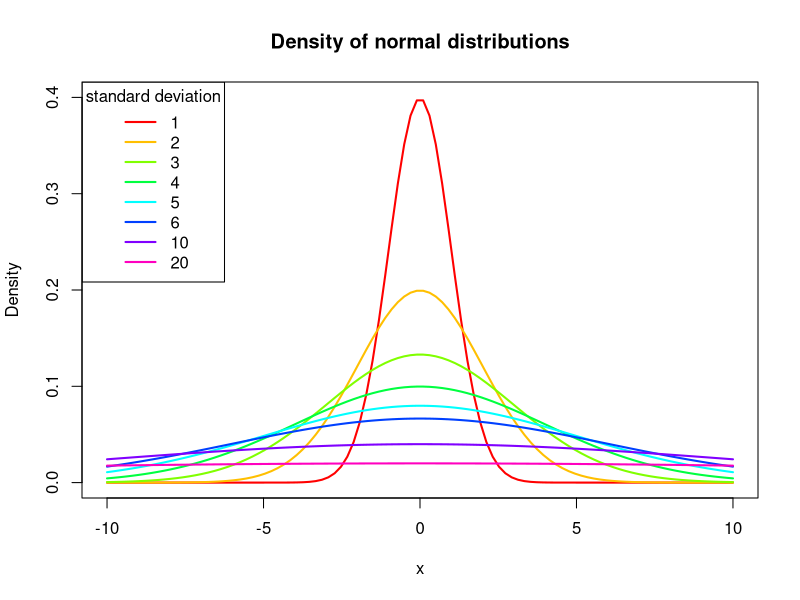
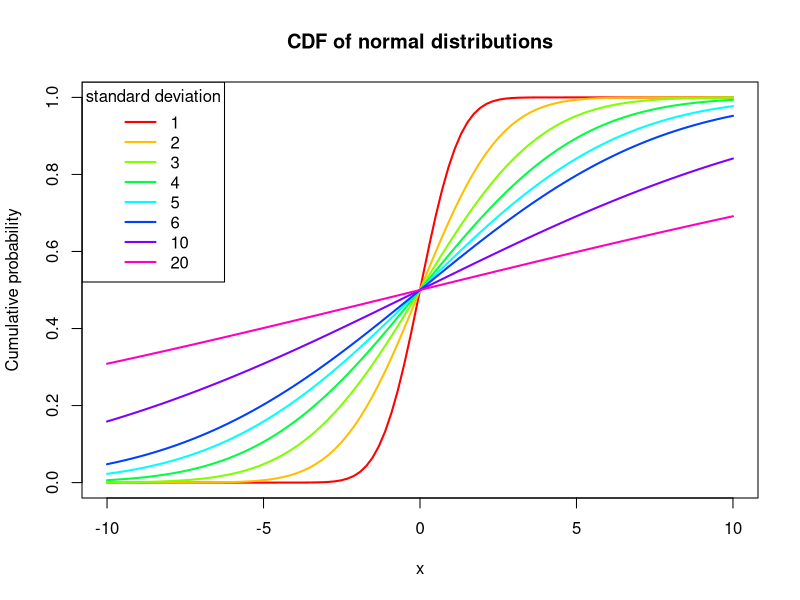
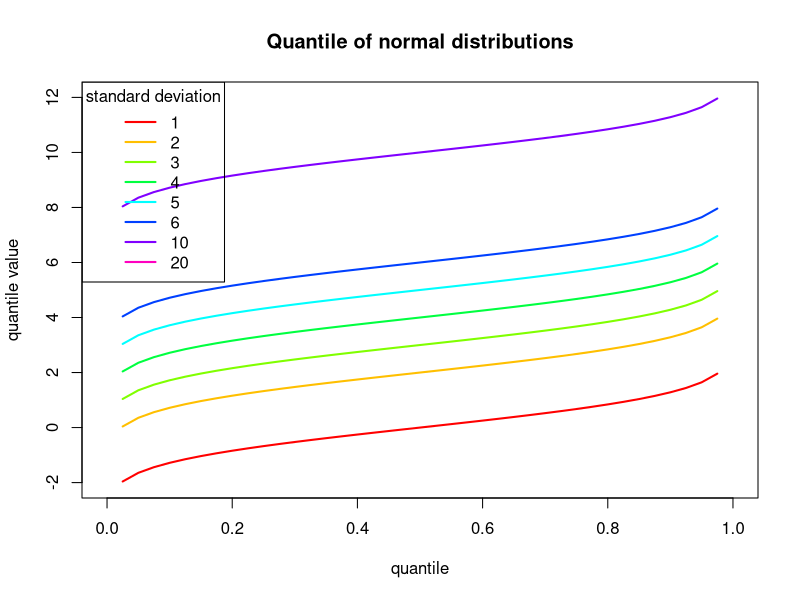
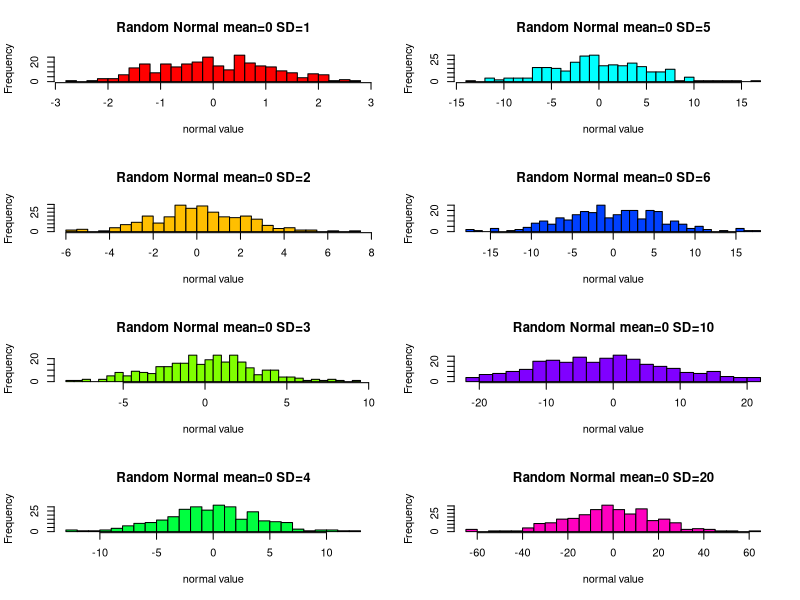
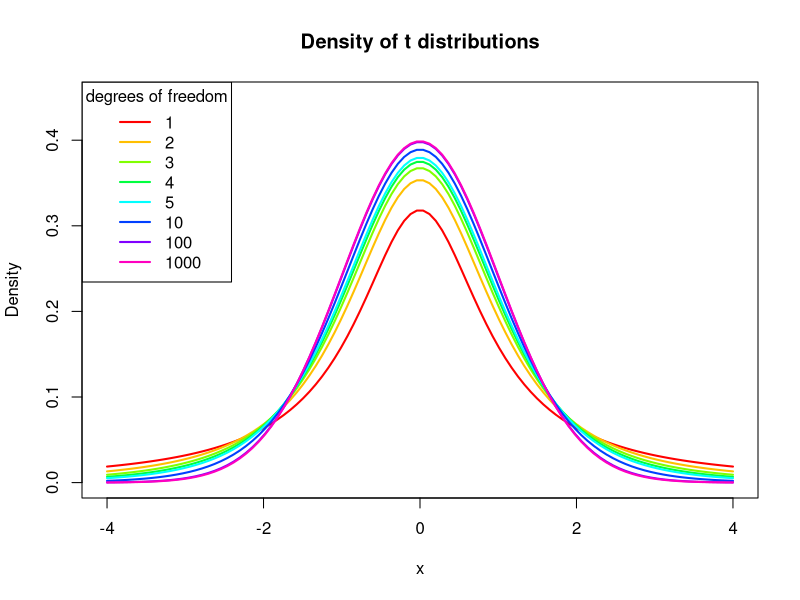
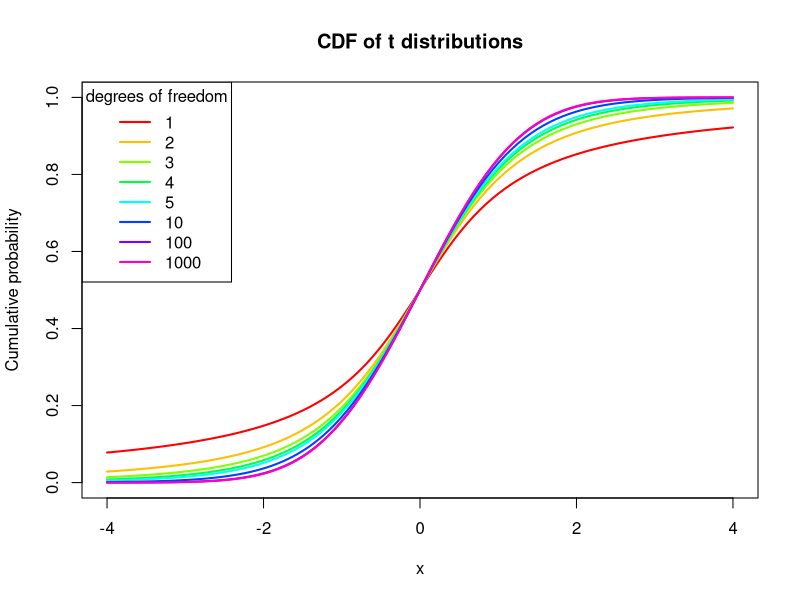
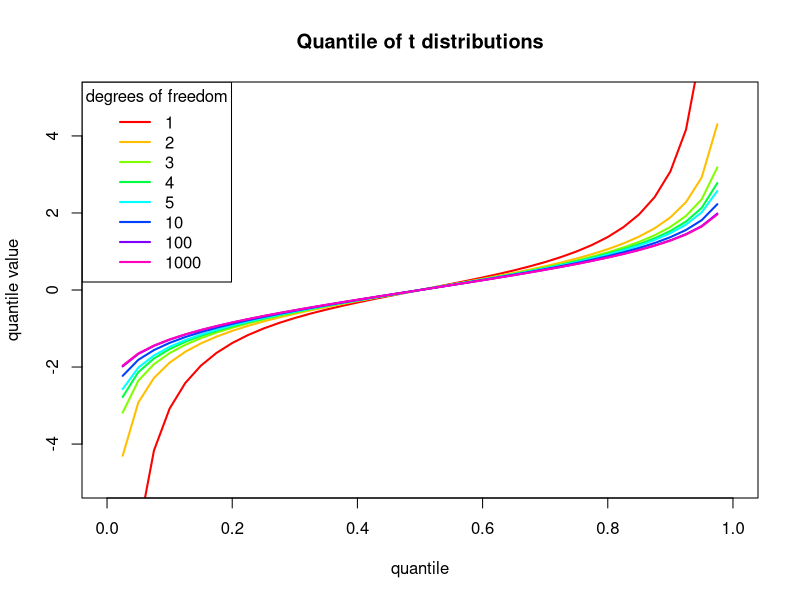
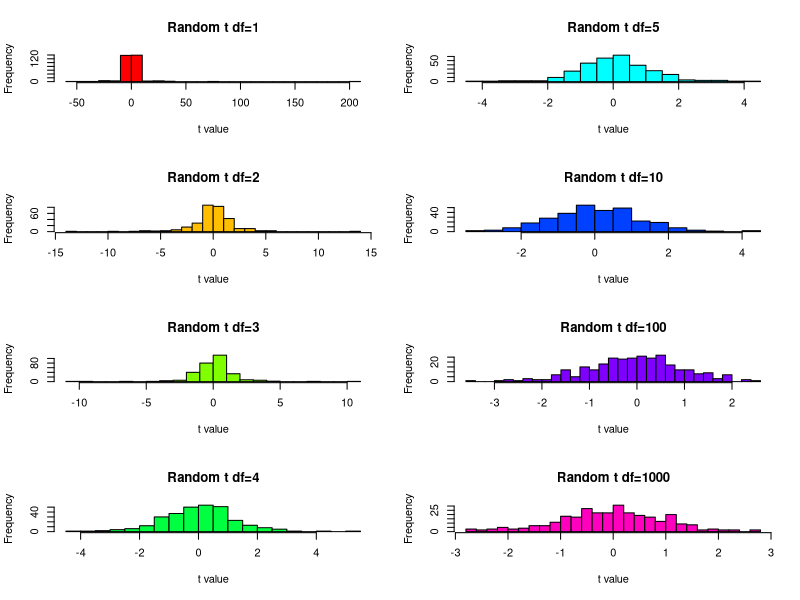

Here is the R script that generated these plots, in order: (Note: this script raises an error after producing the figures.)
## ---- chunk 1
knitr::opts_chunk$set(echo = TRUE)
## ---- chunk 2
library(ggplot2)
## ---- chunk 3
x_vals <- seq(-10, 10, length=100)  # x points at which to include prob density values
sd_vals <- c(seq(6), 10, 20)
norm_colors <- rainbow(n=length(sd_vals))
## ---- chunk 4
plot(x_vals, dnorm(x_vals, mean=0, sd=sd_vals[1]), type='l', lwd=2, col=norm_colors[1],
	 xlab='x', ylab='Density', main='Density of normal distributions', ylim=c(0, 0.4))

for (i in 2:length(sd_vals))
{
	lines(x_vals, dnorm(x_vals, mean=0, sd=sd_vals[i]), type='l', lwd=2, col=norm_colors[i])
}

legend('topleft', inset=0, title='standard deviation', legend=sd_vals,
	   lwd=2, col=norm_colors, bg="transparent")
## ---- chunk 5
plot(x_vals, pnorm(x_vals, mean=0, sd=sd_vals[1]), type='l', lwd=2, col=norm_colors[1],
	 xlab='x', ylab='Cumulative probability', main='CDF of normal distributions', ylim=c(0, 1.0))

for (i in 2:length(sd_vals))
{
	lines(x_vals, pnorm(x_vals, mean=0, sd=sd_vals[i]), type='l', lwd=2, col=norm_colors[i])
}

legend('topleft', inset=0, title='standard deviation', legend=sd_vals,
	   lwd=2, col=norm_colors, bg="transparent")
## ---- chunk 6
q_vals <- seq(0, 1.0, 0.025)

plot(q_vals, qnorm(q_vals, mean=0, sd=sd_vals[1]), type='l', lwd=2, col=norm_colors[1],
	 xlab='quantile', ylab='quantile value', main='Quantile of normal distributions', ylim=c(-2, 12))

for (i in 2:length(sd_vals))
{
	lines(q_vals, qnorm(q_vals, sd_vals[i]), type='l', lwd=2, col=norm_colors[i])
}

legend('topleft', inset=0, title='standard deviation', legend=sd_vals,
	   lwd=2, col=norm_colors, bg="transparent")
## ---- chunk 7
norm_hist_vals <- sapply(X=sd_vals, FUN=rnorm, n=300, mean=0)

par(mfcol=c(length(sd_vals) / 2, 2))
for (i in seq_along(sd_vals))
{
	hg <- hist(norm_hist_vals[, i], breaks=25, col=norm_colors[i],
			   xlab='normal value',
			   main=paste0('Random Normal mean=0 SD=', sd_vals[i])
			   )
}
dev.off()
## ---- chunk 8
x_vals <- seq(-4, 4, length=100)  # x points at which to include prob density values
degrees_of_freedom <- c(seq(5), 10 ** seq(3))
t_colors <- rainbow(n=length(degrees_of_freedom))
## ---- chunk 9
plot(x_vals, dt(x_vals, degrees_of_freedom[1]), type='l', lwd=2, col=t_colors[1],
	 xlab='x', ylab='Density', main='Density of t distributions', ylim=c(0, 0.45))

for (i in 2:length(degrees_of_freedom))
{
	lines(x_vals, dt(x_vals, degrees_of_freedom[i]), type='l', lwd=2, col=t_colors[i])
}

legend('topleft', inset=0, title='degrees of freedom', legend=degrees_of_freedom,
	   lwd=2, col=t_colors, bg="transparent")
## ---- chunk 10
plot(x_vals, pt(x_vals, degrees_of_freedom[1]), type='l', lwd=2, col=t_colors[1],
	 xlab='x', ylab='Cumulative probability', main='CDF of t distributions', ylim=c(0, 1.0))

for (i in 2:length(degrees_of_freedom))
{
	lines(x_vals, pt(x_vals, degrees_of_freedom[i]), type='l', lwd=2, col=t_colors[i])
}

legend('topleft', inset=0, title='degrees of freedom', legend=degrees_of_freedom,
	   lwd=2, col=t_colors, bg="transparent")
## ---- chunk 11
q_vals <- seq(0, 1.0, 0.025)

plot(q_vals, qt(q_vals, degrees_of_freedom[1]), type='l', lwd=2, col=t_colors[1],
	 xlab='quantile', ylab='quantile value', main='Quantile of t distributions', ylim=c(-5, 5))

for (i in 2:length(degrees_of_freedom))
{
	lines(q_vals, qt(q_vals, degrees_of_freedom[i]), type='l', lwd=2, col=t_colors[i])
}

legend('topleft', inset=0, title='degrees of freedom', legend=degrees_of_freedom,
	   lwd=2, col=t_colors, bg="transparent")
## ---- chunk 12
t_hist_vals <- sapply(X=degrees_of_freedom, FUN=rt, n=300)

par(mfcol=c(length(degrees_of_freedom) / 2, 2))
for (i in seq_along(degrees_of_freedom))
{
	hg <- hist(t_hist_vals[, i], breaks=25, col=t_colors[i],
			   xlab='t value',
			   main=paste0('Random t df=', degrees_of_freedom[i])
			   )
}
dev.off()
## ---- chunk 13
shape_vals <- c(0.5, 1.0, 2.0)  # Three different cases based on shape
scale_vals <- c(0.5, 1.0, 2.0)
params <- expand.grid(shape_vals, scale_vals)
colnames(params) <- c('shape', 'scale')
x_vals <- seq(0, max(scale_vals) ** 2 * max(shape_vals), length=100)  # x points at which to include prob density values
gamma_colors <- rainbow(n=nrow(params))
## ---- chunk 14
for (i in 1:nrow(params))
{
	if (i == 1)
	{
		plot(x_vals, dgamma(x_vals, shape=params$shape[i], scale=params$scale[i]),
			 type='l', lwd=2, col=gamma_colors[i],
			 xlim=c(0, max(scale_vals) ** 2 * max(shape_vals)),
			 xlab='x', ylab='Density', main='Gamma distributions')
	} else {
		lines(x_vals, dgamma(x_vals, shape=params$shape[i], scale=params$scale[i]),
			 type='l', lwd=2, col=gamma_colors[i])
	}
}
legend('topright', inset=0, title='Parameters', lwd=2, col=gamma_colors, bg="transparent",
	   legend=paste0('shape=', params$shape, ' scale=', params$scale))
## ---- chunk 15
for (i in 1:nrow(params))
{
	if (i == 1)
	{
		plot(x_vals, pgamma(x_vals, shape=params$shape[i], scale=params$scale[i]),
			 type='l', lwd=2, col=gamma_colors[i],
			 xlim=c(0, max(scale_vals) ** 2 * max(shape_vals)),
			 xlab='x', ylab='Cumulative probability', main='CDF of Gamma distributions')
	} else {
		lines(x_vals, pgamma(x_vals, shape=params$shape[i], scale=params$scale[i]),
			 type='l', lwd=2, col=gamma_colors[i])
	}
}
legend('bottomright', inset=0, title='Parameters', lwd=2, col=gamma_colors, bg="transparent",
	   legend=paste0('shape=', params$shape, ' scale=', params$scale))
## ---- chunk 16
q_vals <- seq(0, 1.0, 0.025)

for (i in 1:nrow(params))
{
	if (i == 1)
	{
		plot(q_vals, qgamma(q_vals, shape=params$shape[i], scale=params$scale[i]),
			 type='l', lwd=2, col=gamma_colors[i],
			 ylim=c(0, qgamma(q_vals[length(q_vals) - 1], shape=max(shape_vals), scale=max(scale_vals))),
			 xlab='x', ylab='Quantile value', main='Quantiles of Gamma distributions')
	} else {
		lines(q_vals, qgamma(q_vals, shape=params$shape[i], scale=params$scale[i]),
			 type='l', lwd=2, col=gamma_colors[i])
	}
}
legend('topleft', inset=0, title='Parameters', lwd=2, col=gamma_colors, bg="transparent",
	   legend=paste0('shape=', params$shape, ' scale=', params$scale))

## ---- chunk 17
gamma_hist_vals <- mapply(FUN=rgamma, params$shape, params$scale, MoreArgs=list(n=300))

par(mfcol=c(length(shape_vals), length(scale_vals)))
for (i in 1:nrow(params))
{
	hg <- hist(gamma_hist_vals[, i], breaks=25, col=gamma_colors[i],
			   xlab='Gamma value',
			   main=paste0('shape=', params$shape[i], ' scale=', params$scale[i])
			   )
}
dev.off()
## ---- chunk 18
degrees_of_freedom <- seq(10)
x_vals <- seq(0, 1.5*max(degrees_of_freedom), length=100)  # x points at which to include prob density values
chisq_colors <- rainbow(n=length(degrees_of_freedom))
## ---- chunk 19
plot(x_vals, dchisq(x_vals, degrees_of_freedom[1]), type='l', lwd=2, col=chisq_colors[1],
	 xlab='x', ylab='Density', main='Chi-squared distributions', ylim=c(0, 1))

for (i in 2:length(degrees_of_freedom))
{
	lines(x_vals, dchisq(x_vals, degrees_of_freedom[i]), type='l', lwd=2, col=chisq_colors[i])
}

legend('topright', inset=0, title='degrees of freedom', legend=degrees_of_freedom,
	   lwd=2, col=chisq_colors, bg="transparent")
## ---- chunk 20
plot(x_vals, pchisq(x_vals, degrees_of_freedom[1]), type='l', lwd=2, col=chisq_colors[1],
	 xlab='x', ylab='Cumulative probability', main='CDF of Chi-squared distributions', ylim=c(0, 1.0))

for (i in 2:length(degrees_of_freedom))
{
	lines(x_vals, pchisq(x_vals, degrees_of_freedom[i]), type='l', lwd=2, col=chisq_colors[i])
}

legend('topleft', inset=0, title='degrees of freedom', legend=degrees_of_freedom,
	   lwd=2, col=chisq_colors, bg="transparent")
## ---- chunk 21
q_vals <- seq(0, 1.0, 0.025)

plot(q_vals, qchisq(q_vals, degrees_of_freedom[1]), type='l', lwd=2, col=chisq_colors[1],
	 xlab='quantile', ylab='quantile value', main='Quantile of Chi-squared distributions',
	 ylim=c(0, qchisq(q_vals[length(q_vals) - 1], max(degrees_of_freedom))))

for (i in 2:length(degrees_of_freedom))
{
	lines(q_vals, qchisq(q_vals, degrees_of_freedom[i]), type='l', lwd=2, col=chisq_colors[i])
}

legend('topleft', inset=0, title='degrees of freedom', legend=degrees_of_freedom,
	   lwd=2, col=chisq_colors, bg="transparent")
## ---- chunk 22
chisq_hist_vals <- sapply(X=degrees_of_freedom, FUN=rchisq, n=300)

par(mfcol=c(length(degrees_of_freedom) / 2, 2))
for (i in seq_along(degrees_of_freedom))
{
	hg <- hist(chisq_hist_vals[, i], breaks=25, col=chisq_colors[i],
			   xlab='Chi-squared value',
			   main=paste0('Random Chi-squared df=', degrees_of_freedom[i])
			   )
}
dev.off()
## ---- chunk 23
lambdas <- seq(10)
max_variance <- max(lambdas)
x_vals <- seq(0, max(lambdas) + max_variance/2)  # x points at which to include prob density values
pois_colors <- rainbow(n=length(lambdas))
## ---- chunk 24
plot(x_vals, dpois(x_vals, lambdas[1]), type='l', lwd=2, col=pois_colors[1],
	 xlab='x', ylab='Density', main='Poisson distributions',
	 ylim=c(0, 0.5), xlim=c(0, max(lambdas) + max_variance/2))

for (i in 2:length(lambdas))
{
	lines(x_vals, dpois(x_vals, lambdas[i]), type='l', lwd=2, col=pois_colors[i])
}

legend('topright', inset=0, title='lambda', legend=lambdas,
	   lwd=2, col=pois_colors, bg="transparent")
## ---- chunk 25
plot(x_vals, ppois(x_vals, lambdas[1]), type='l', lwd=2, col=pois_colors[1],
	 xlab='x', ylab='Cumulative probability', main='CDF of Poisson distributions', ylim=c(0, 1.0))

for (i in 2:length(lambdas))
{
	lines(x_vals, ppois(x_vals, lambdas[i]), type='l', lwd=2, col=pois_colors[i])
}

legend('topleft', inset=0, title='lambda', legend=lambdas,
	   lwd=2, col=pois_colors, bg="transparent")
## ---- chunk 26
q_vals <- seq(0, 1.0, 0.025)

plot(q_vals, qpois(q_vals, lambdas[1]), type='l', lwd=2, col=pois_colors[1],
	 xlab='quantile', ylab='quantile value', main='Quantile of Poisson distributions',
	 ylim=c(0, qpois(q_vals[length(q_vals) - 1], max(lambdas))))

for (i in 2:length(lambdas))
{
	lines(q_vals, qpois(q_vals, lambdas[i]), type='l', lwd=2, col=pois_colors[i])
}

legend('topleft', inset=0, title='lambda', legend=lambdas,
	   lwd=2, col=pois_colors, bg="transparent")
## ---- chunk 27
pois_hist_vals <- sapply(X=lambdas, FUN=rpois, n=300)

par(mfcol=c(length(lambdas) / 2, 2))
for (i in seq_along(lambdas))
{
	hg <- hist(pois_hist_vals[, i], breaks=25, col=pois_colors[i],
			   xlab='Poisson value',
			   main=paste0('Random Poisson df=', lambdas[i])
			   )
}
dev.off()
## ---- chunk 28
shape1_vals <- c(0.5, 1.0, 2.0)  # Three different cases based on shape1
shape2_vals <- c(0.5, 1.0, 2.0)
params <- expand.grid(shape1_vals, shape2_vals)
colnames(params) <- c('shape1', 'shape2')
x_vals <- seq(0, 1, length=100)  # x points at which to include prob density values
beta_colors <- rainbow(n=nrow(params))
## ---- chunk 29
for (i in 1:nrow(params))
{
	if (i == 1)
	{
		plot(x_vals, dbeta(x_vals, shape1=params$shape1[i], shape2=params$shape2[i]),
			 type='l', lwd=2, col=beta_colors[i],
			 xlim=c(0, 1), ylim=c(0, 3),
			 xlab='x', ylab='Density', main='Beta distributions')
	} else {
		lines(x_vals, dbeta(x_vals, shape1=params$shape1[i], shape2=params$shape2[i]),
			 type='l', lwd=2, col=beta_colors[i])
	}
}
legend('topright', inset=0, title='Parameters', lwd=2, col=beta_colors, bg="transparent",
	   legend=paste0('shape1=', params$shape1, ' shape2=', params$shape2))
## ---- chunk 30
for (i in 1:nrow(params))
{
	if (i == 1)
	{
		plot(x_vals, pbeta(x_vals, shape1=params$shape1[i], shape2=params$shape2[i]),
			 type='l', lwd=2, col=beta_colors[i],
			 xlab='x', ylab='Cumulative probability', main='CDF of Beta distributions')
	} else {
		lines(x_vals, pbeta(x_vals, shape1=params$shape1[i], shape2=params$shape2[i]),
			 type='l', lwd=2, col=beta_colors[i])
	}
}
legend('bottomright', inset=0, title='Parameters', lwd=2, col=beta_colors, bg="transparent",
	   legend=paste0('shape1=', params$shape1, ' shape2=', params$shape2))
## ---- chunk 31
q_vals <- seq(0, 1.0, 0.025)

for (i in 1:nrow(params))
{
	if (i == 1)
	{
		plot(q_vals, qbeta(q_vals, shape1=params$shape1[i], shape2=params$shape2[i]),
			 type='l', lwd=2, col=beta_colors[i],
			 xlab='x', ylab='Quantile value', main='Quantiles of Beta distributions')
	} else {
		lines(q_vals, qbeta(q_vals, shape1=params$shape1[i], shape2=params$shape2[i]),
			 type='l', lwd=2, col=beta_colors[i])
	}
}
legend('topleft', inset=0, title='Parameters', lwd=2, col=beta_colors, bg="transparent",
	   legend=paste0('shape1=', params$shape1, ' shape2=', params$shape2))

## ---- chunk 32
beta_hist_vals <- mapply(FUN=rbeta, params$shape1, params$shape2, MoreArgs=list(n=300))

par(mfcol=c(length(shape1_vals), length(shape2_vals)))
for (i in 1:nrow(params))
{
	hg <- hist(beta_hist_vals[, i], breaks=25, col=beta_colors[i],
			   xlab='Beta value',
			   main=paste0('shape1=', params$shape1[i], ' shape2=', params$shape2[i])
			   )
}
dev.off()
## ---- chunk 33
x_vals <- seq(0, 50)  # x points at which to include prob density values
heads_probs <- seq(0.25, 0.5, length=2)
n_trials <- c(1, 10, 30, 50)
n_params <- length(heads_probs) * length(n_trials)
binom_colors <- rainbow(n=n_params)
## ---- chunk 34
# par(mfcol=c(length(n_trials), length(heads_probs)))
plot_n <- 1
binom_labels <- c()
for (i in seq_along(heads_probs))
{
	for (j in seq_along(n_trials))
	{
		if ((i == 1) & (j == 1))
		{
			plot(x_vals, dbinom(x_vals, size=n_trials[j], prob=heads_probs[i]), type='l', lwd=2, col=binom_colors[plot_n],
				 xlab='Number of successes', ylab='Density', main='Binomial distributions')
		} else {
			lines(x_vals, dbinom(x_vals, size=n_trials[j], prob=heads_probs[i]), type='l', lwd=2, col=binom_colors[plot_n])
		}
		plot_n <- plot_n + 1
		binom_labels <- c(binom_labels, paste0('prob=', heads_probs[i], ' n_trials=', n_trials[j]))
	}
}
legend('topright', inset=0, title='Parameters', legend=binom_labels,
	   lwd=2, col=binom_colors, bg="transparent")
## ---- chunk 35
plot_n <- 1
binom_labels <- c()
for (i in seq_along(heads_probs))
{
	for (j in seq_along(n_trials))
	{
		if ((i == 1) & (j == 1))
		{
			plot(x_vals, pbinom(x_vals, size=n_trials[j], prob=heads_probs[i]), type='l', lwd=2, col=binom_colors[plot_n],
				 xlab='Number of successes', ylab='Cumulative probability', main='CDF of Binomial distributions',
				 xlim=c(0, max(n_trials)), ylim=c(0, 1))
		} else {
			lines(x_vals, pbinom(x_vals, size=n_trials[j], prob=heads_probs[i]), type='l', lwd=2, col=binom_colors[plot_n])
		}
		plot_n <- plot_n + 1
		binom_labels <- c(binom_labels, paste0('prob=', heads_probs[i], ' n_trials=', n_trials[j]))
	}
}
legend('topright', inset=0, title='Parameters', legend=binom_labels,
	   lwd=2, col=binom_colors, bg="transparent")
## ---- chunk 36
plot_n <- 1
binom_labels <- c()
for (i in seq_along(heads_probs))
{
	for (j in seq_along(n_trials))
	{
		q_vals <- seq(0, n_trials[j], length=11)
		q_plot_vals <- q_vals / n_trials[j]
		if ((i == 1) & (j == 1))
		{
			plot(q_plot_vals, qbinom(q_vals, size=n_trials[j], prob=heads_probs[i]), type='l', lwd=2, col=binom_colors[plot_n],
				 xlab='Quantile', ylab='Percentage of successes', main='Quantiles of Binomial distributions')
		} else {
			lines(q_plot_vals, pbinom(q_vals, size=n_trials[j], prob=heads_probs[i]), type='l', lwd=2, col=binom_colors[plot_n])
		}
		plot_n <- plot_n + 1
		binom_labels <- c(binom_labels, paste0('prob=', heads_probs[i], ' n_trials=', n_trials[j]))
	}
}
legend('topright', inset=0, title='Parameters', legend=binom_labels,
	   lwd=2, col=binom_colors, bg="transparent")
## ---- chunk 37
par(mfcol=c(length(n_trials), length(heads_probs)))
plot_n <- 1
for (i in seq_along(heads_probs))
{
	binom_hist_vals <- sapply(X=n_trials, FUN=rbinom, n=300, prob=heads_probs[i])
	for (j in seq_along(n_trials))
	{
		hg <- hist(binom_hist_vals[, j], breaks=25, col=binom_colors[plot_n],
				   xlab='normal value',
				   main=paste('Random binomial', paste0('prob=', heads_probs[i], ' n_trials=', n_trials[j]))
				   )
		plot_n <- plot_n + 1
	}
}
dev.off()
## ---- chunk 38
bounds <- c(10, 20)
x_vals <- seq(-5, bounds[2] + 5, length=100)  # x points at which to include prob density values
unif_colors <- rainbow(n=length(bounds))
bound_labels <- paste0('min=0 max=', bounds)
## ---- chunk 39
plot(x_vals, dunif(x_vals, min=0, max=bounds[1]), type='l', lwd=2, col=unif_colors[1],
	 xlab='x', ylab='Density', main='Uniform distributions',
	 ylim=c(0, 0.15))

for (i in 2:length(bounds))
{
	lines(x_vals, dunif(x_vals, min=0, max=bounds[i]), type='l', lwd=2, col=unif_colors[i])
}

legend('topright', inset=0, title='Bounds', legend=bound_labels,
	   lwd=2, col=unif_colors, bg="transparent")
## ---- chunk 40
plot(x_vals, punif(x_vals, min=0, max=bounds[1]), type='l', lwd=2, col=unif_colors[1],
	 xlab='x', ylab='Cumulative probability', main='CDF of Uniform distributions', ylim=c(0, 1.0))

for (i in 2:length(bounds))
{
	lines(x_vals, punif(x_vals, min=0, max=bounds[i]), type='l', lwd=2, col=unif_colors[i])
}

legend('topleft', inset=0, title='Bounds', legend=bound_labels,
	   lwd=2, col=unif_colors, bg="transparent")
## ---- chunk 41
q_vals <- seq(0, 1.0, 0.025)

plot(q_vals, qunif(q_vals, min=0, max=bounds[1]), type='l', lwd=2, col=unif_colors[1],
	 xlab='quantile', ylab='quantile value', main='Quantile of Uniform distributions',
	 ylim=c(0, qunif(q_vals[length(q_vals) - 1], min=0, max=max(bounds))))

for (i in 2:length(bounds))
{
	lines(q_vals, qunif(q_vals, min=0, max=bounds[i]), type='l', lwd=2, col=unif_colors[i])
}

legend('topleft', inset=0, title='Bounds', legend=bound_labels,
	   lwd=2, col=unif_colors, bg="transparent")
## ---- chunk 42
unif_hist_vals <- sapply(X=bounds, FUN=runif, n=300, min=0)

par(mfcol=c(2, length(bounds) / 2))
for (i in seq_along(bounds))
{
	hg <- hist(unif_hist_vals[, i], breaks=25, col=unif_colors[i],
			   xlab='Uniform value',
			   main=paste0('Random Uniform min=0 max=', max=bounds[i])
			   )
}
dev.off()
